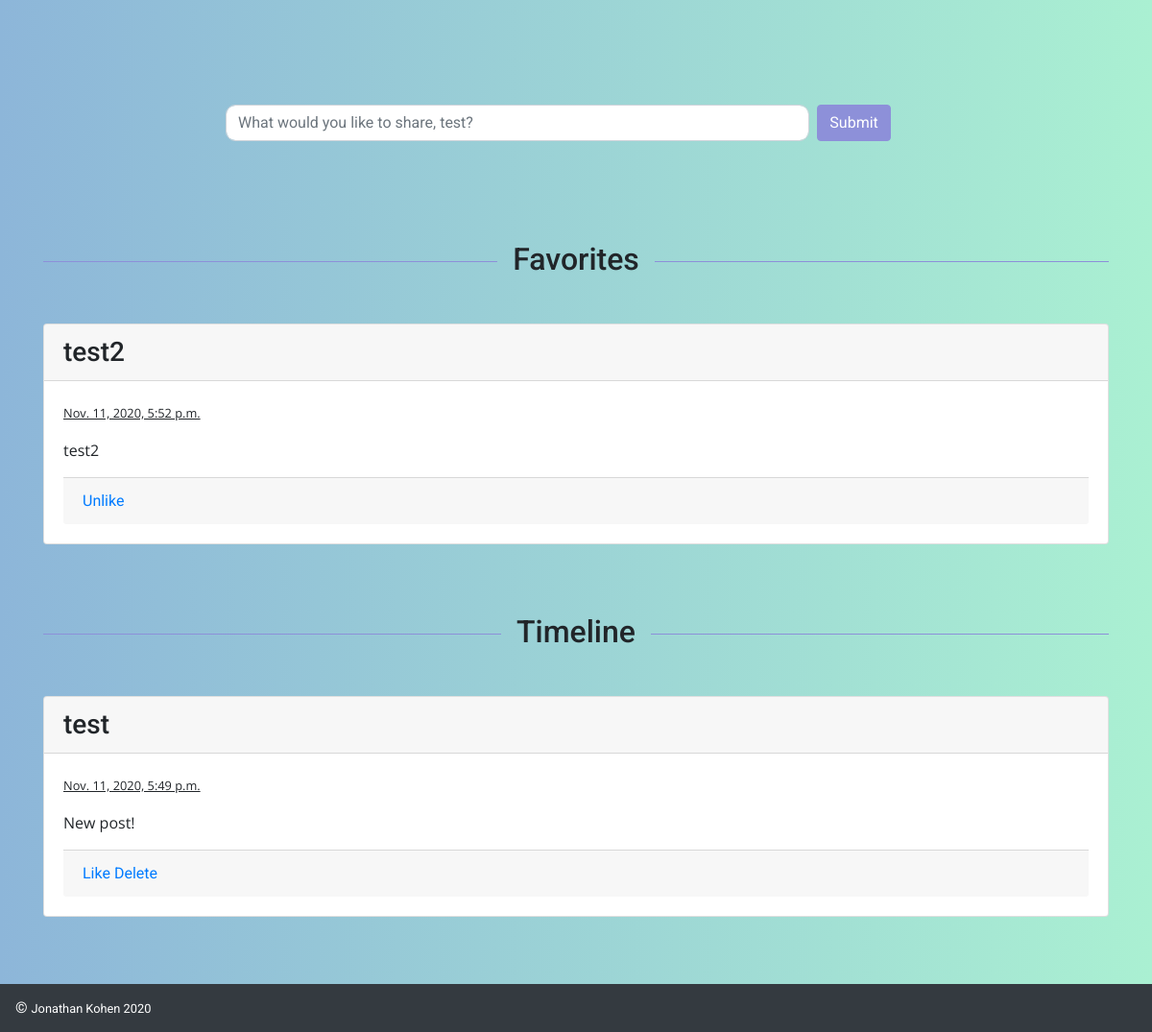
The page /home (signed in, lower part) on the database as committed earlier.
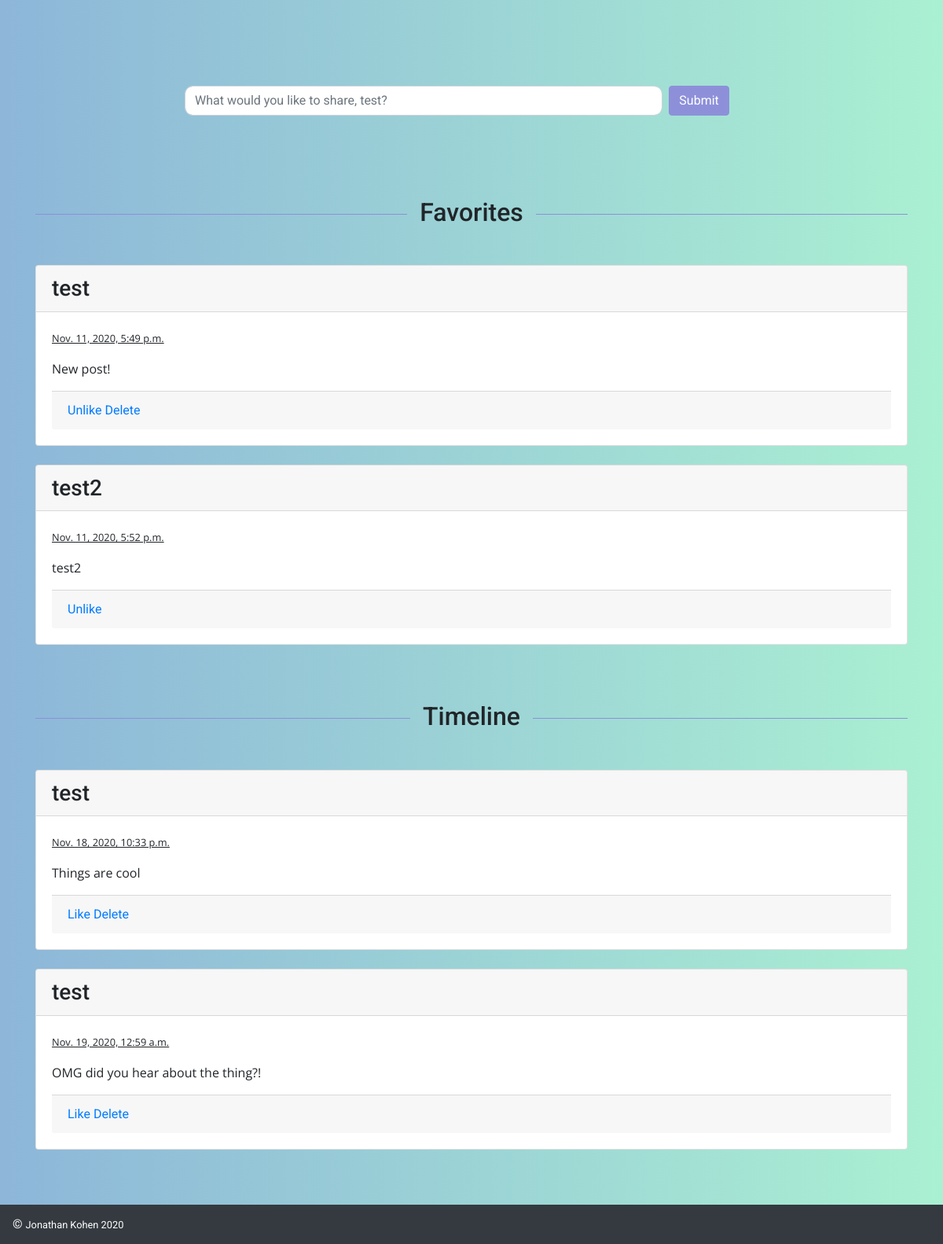
The same page on the database as committed later.
### social_network/models.py (models this page shows)
class Post(models.Model):
    content = models.TextField()
    uploader = models.ForeignKey(User, related_name = "posts_uploaded", on_delete = models.CASCADE)
    likes = models.ManyToManyField(User, related_name = "posts_liked")
    created_at = models.DateTimeField(auto_now_add = True)
    updated_at = models.DateTimeField(auto_now = True)
    objects = PostManager()

class User(models.Model):
    first_name = models.CharField(max_length=255)
    last_name = models.CharField(max_length=255)
    email = models.CharField(max_length=255)
    password = models.CharField(max_length=255)
    created_at = models.DateTimeField(auto_now_add = True)
    updated_at = models.DateTimeField(auto_now = True)
    objects = UserManager()

### social_network/views.py (the view)
# urls.py: 2. Add a URL to urlpatterns:  path('', views.home, name='home')
def home(req):
    if 'logged_id' not in req.session:
        messages.error(req, "Login required.")
        return redirect('/')
    all_posts = Post.objects.all()
    liked_posts = Post.objects.filter(likes= User.objects.get(id = req.session['logged_id']))
    logged_user = User.objects.get(id = req.session['logged_id'])
    for post in all_posts:
        for like in liked_posts:
            if logged_user.id == like.id:
                print(logged_user.id, like.id)
    context = {
        'logged_user': User.objects.get(id = req.session['logged_id']),
        "all_posts": Post.objects.all(),
        "liked_posts": Post.objects.filter(likes= User.objects.get(id = req.session['logged_id'])),
        "other_posts": Post.objects.exclude(likes= User.objects.get(id = req.session['logged_id'])),
    }
    return render(req, 'home.html', context)

### social_network/templates/home.html (shortened to what the changed rows need)
<!DOCTYPE html>
<html lang="en">
    <head>
        <link
            rel="stylesheet"
            href="https://stackpath.bootstrapcdn.com/bootstrap/4.5.2/css/bootstrap.min.css"
        />
        {% load static %}
        <link
            rel="stylesheet"
            type="text/css"
            href="{% static 'css/styles.css' %}"
        />
        {% load static %}
    </head>
    <body>
                {% load static %}
        <div class="container">
                    {% load static %}
            <div class="row">
                <div class="col">
                    <h2 class="my-5">Favorites</h2>
                    {% for post_object in liked_posts %}
                    <div class="card mb-4">
                        <h3 class="card-header">
                            {{post_object.uploader.first_name}}
                        </h3>
                        <div class="card-body">
                            <p class="text-muted">
                                <small
                                    ><a href="/posts/{{post_object.id}}"
                                        >{{post_object.created_at}}</a
                                    ></small
                                >
                            </p>
                            <p class="card-text">{{post_object.content}}</p>
                            <div class="card-footer">
                                <a href="/unlike/{{post_object.id}}">Unlike</a>
                                {% if post_object.uploader == logged_user %}
                                <a href="/delete/{{post_object.id}}">Delete</a>
                                {% endif %}
                            </div>
                        </div>
                    </div>
                    {% endfor %}
                </div>
            </div>
            <div class="row mb-5">
                <div class="col mb-5">
                    <h2 class="my-5">Timeline</h2>
                    {% for post_object in other_posts %}
                    <div class="card mb-4">
                        <h3 class="card-header">
                            {{post_object.uploader.first_name}}
                        </h3>
                        <div class="card-body">
                            <p class="text-muted">
                                <small
                                    ><a href="/posts/{{post_object.id}}"
                                        >{{post_object.created_at}}</a
                                    ></small
                                >
                            </p>
                            <p class="card-text">{{post_object.content}}</p>
                            <div class="card-footer">
                                <a href="/like/{{post_object.id}}">Like</a>
                                {% if post_object.uploader == logged_user %}
                                <a href="/delete/{{post_object.id}}">Delete</a>
                                {% endif %}
                            </div>
                        </div>
                    </div>
                    {% endfor %}
                </div>
            </div>
        </div>
    </body>
</html>

Rows that differ between the two databases and show on the page:
shown differently, row unchanged: Post "New post!": moves from the list under "Timeline" to the list under "Favorites"
added Post: uploader.first_name "test", created_at "Nov. 18, 2020, 10:33 p.m.", content "Things are cool", shown under "Timeline"
added Post: uploader.first_name "test", created_at "Nov. 19, 2020, 12:59 a.m.", content "OMG did you hear about the thing?!", shown under "Timeline"
